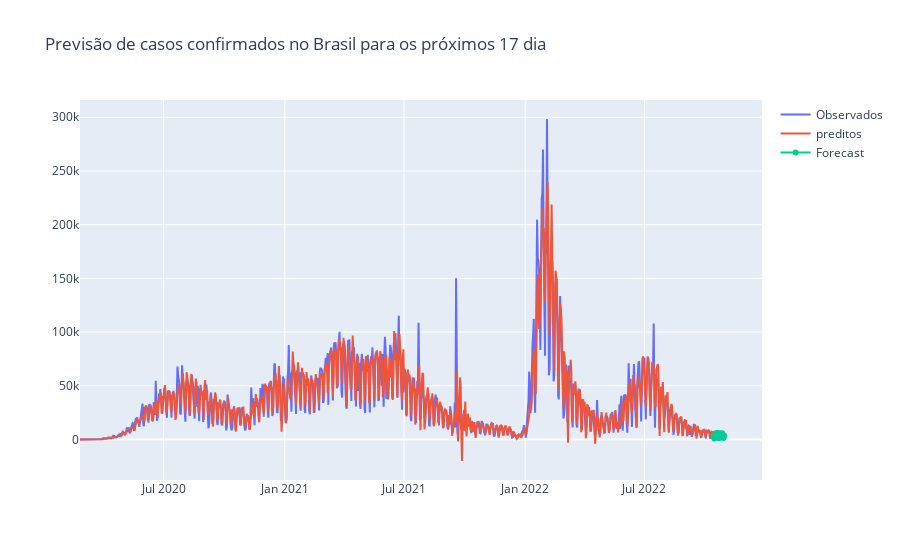

Source (notebook cell):
### Code cell
from operator import index
from matplotlib.figure import Figure


fig = go.Figure(go.Scatter(
             x  = confirmados.index, y = confirmados, name = "Observados"
             ))

fig.add_trace(go.Scatter(
    x = confirmados.index, y = modelo.predict_in_sample(), name = "preditos"
))

fig.add_trace(go.Scatter(
    x = pd.date_range('14/10/2022', '31/10/2022'), y = modelo.predict(17), name = 'Forecast'
))

fig.update_layout(title = 'Previsão de casos confirmados no Brasil para os próximos 17 dia')
fig.show()

### Figure 1 — Plotly figure (JSON) as saved in the notebook; plotly's stock layout.template omitted (floating-point values rounded to 4 significant figures; data arrays with more than 128 entries replaced by an {"elided": "..."} marker saying what was removed)
{"data": [{"name": "Observados", "type": "scatter", "x": {"elided": "963 str values"}, "y": {"elided": "963 int values"}}, {"name": "preditos", "type": "scatter", "x": {"elided": "963 str values"}, "y": {"elided": "963 float values"}}, {"name": "Forecast", "type": "scatter", "x": ["2022-10-14T00:00:00", "2022-10-15T00:00:00", "2022-10-16T00:00:00", "2022-10-17T00:00:00", "2022-10-18T00:00:00", "2022-10-19T00:00:00", "2022-10-20T00:00:00", "2022-10-21T00:00:00", "2022-10-22T00:00:00", "2022-10-23T00:00:00", "2022-10-24T00:00:00", "2022-10-25T00:00:00", "2022-10-26T00:00:00", "2022-10-27T00:00:00", "2022-10-28T00:00:00", "2022-10-29T00:00:00", "2022-10-30T00:00:00", "2022-10-31T00:00:00"], "y": [3206.0, 1028.0, 3363.0, 5844.0, 4077.0, 4227.0, 5925.0, 3691.0, 1123.0, 3515.0, 5572.0, 3993.0, 4155.0, 5863.0, 3798.0, 1394.0, 3556.0]}], "layout": {"title": {"text": "Previsão de casos confirmados no Brasil para os próximos 17 dia"}}}
